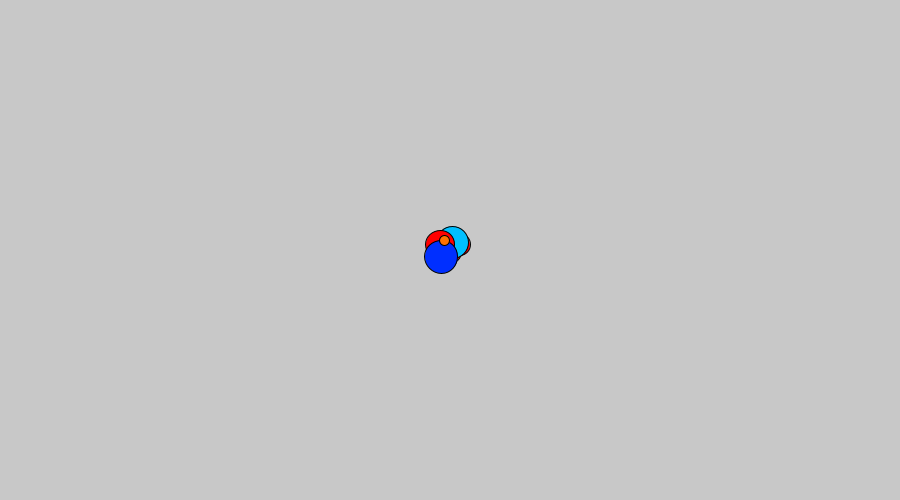
Frame 1 (no input)
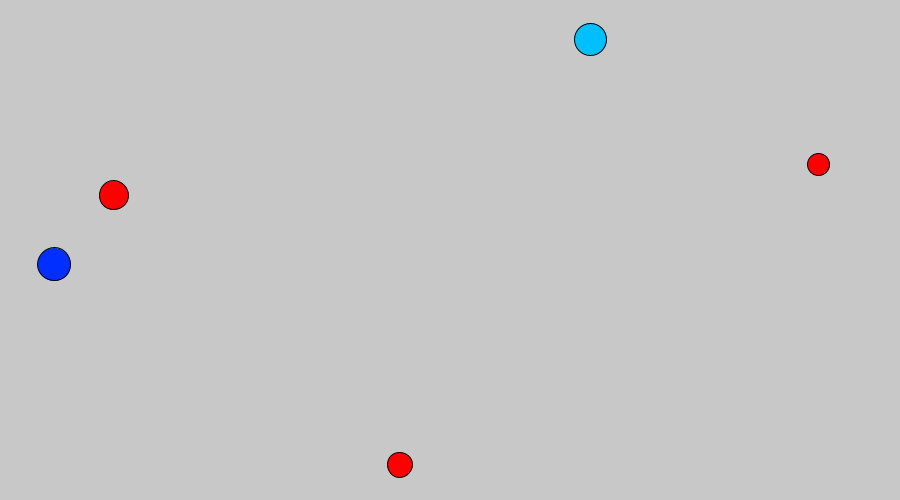
Frame 60 (the mouse pressed at the canvas centre just before this capture)
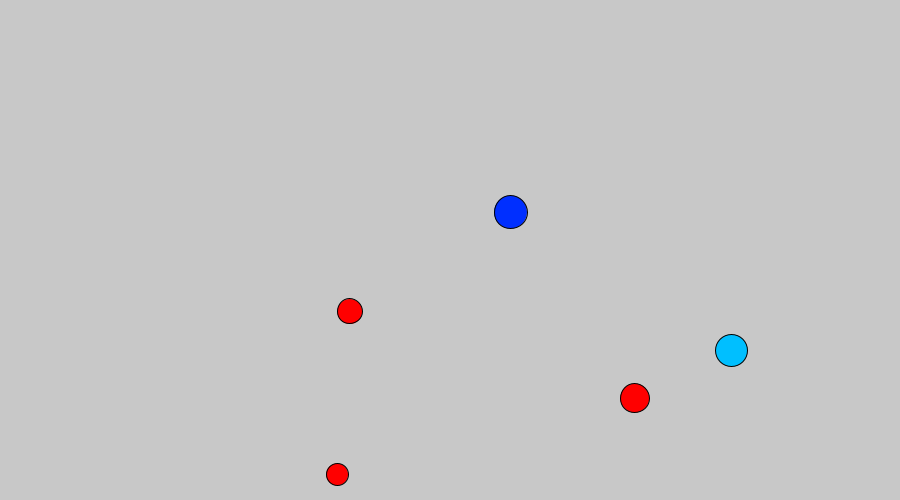
Frame 120 (the mouse held since frame 60 and released just before this capture)

The Processing sketch that drew these frames (run headless with seeded random() and noise(); from frame 60 on, the mouse is pressed at the canvas centre):

// Processing sketch: boll_class_test
// ── boll_class_test.pde
float g = 0.1;
int quant=7;
bolas[] bola=new bolas[quant];

void setup() {
  size(900, 500);
  colorMode(HSB);

  for (int i = 0; i<quant; i++) {
    bola[i] = new bolas();
  }
}

void draw() {
  background(200);
  for (int i = 0; i<quant; i++) {
    bola[i].desenha();
    bola[i].colisao();
  }
}



class bolas {
  int mass;
  float x, y, xv, yv;
  float col;
  float mv;
  bolas() {
    mv= 10;
    col = int(random(400));
    mass=int(random(9, 60));
    x=width/2;
    xv=random(-mv, mv);
    y=height/2;
    yv=random(-mv, mv);
  }

  void desenha() {
    yv+=g*(map(mass, 9, 60, 1, 2));
    x+=xv;
    y+=yv;
    fill(col, 360, 360);
    circle(x, y, mass);
    
    if (yv<0.1 && y > height-2 ) {
      mv= 10;
      col = random(360);
      mass=int(random(10, 50));
      x=random(0, width);
      xv=random(-mv, mv);
      y=random(0, height);
      yv=random(-mv, mv);
    }
  }
  void colisao() {
    if (x>width) {
      x=width-1;
      xv*=-1;
      xv++;
    } else if (x<0) {
      x=1;
      xv*=-1;
      xv--;
    }

    if (y>height) {
      y=height-1;
      yv*=-1;
      yv++;
    }
  }
}
